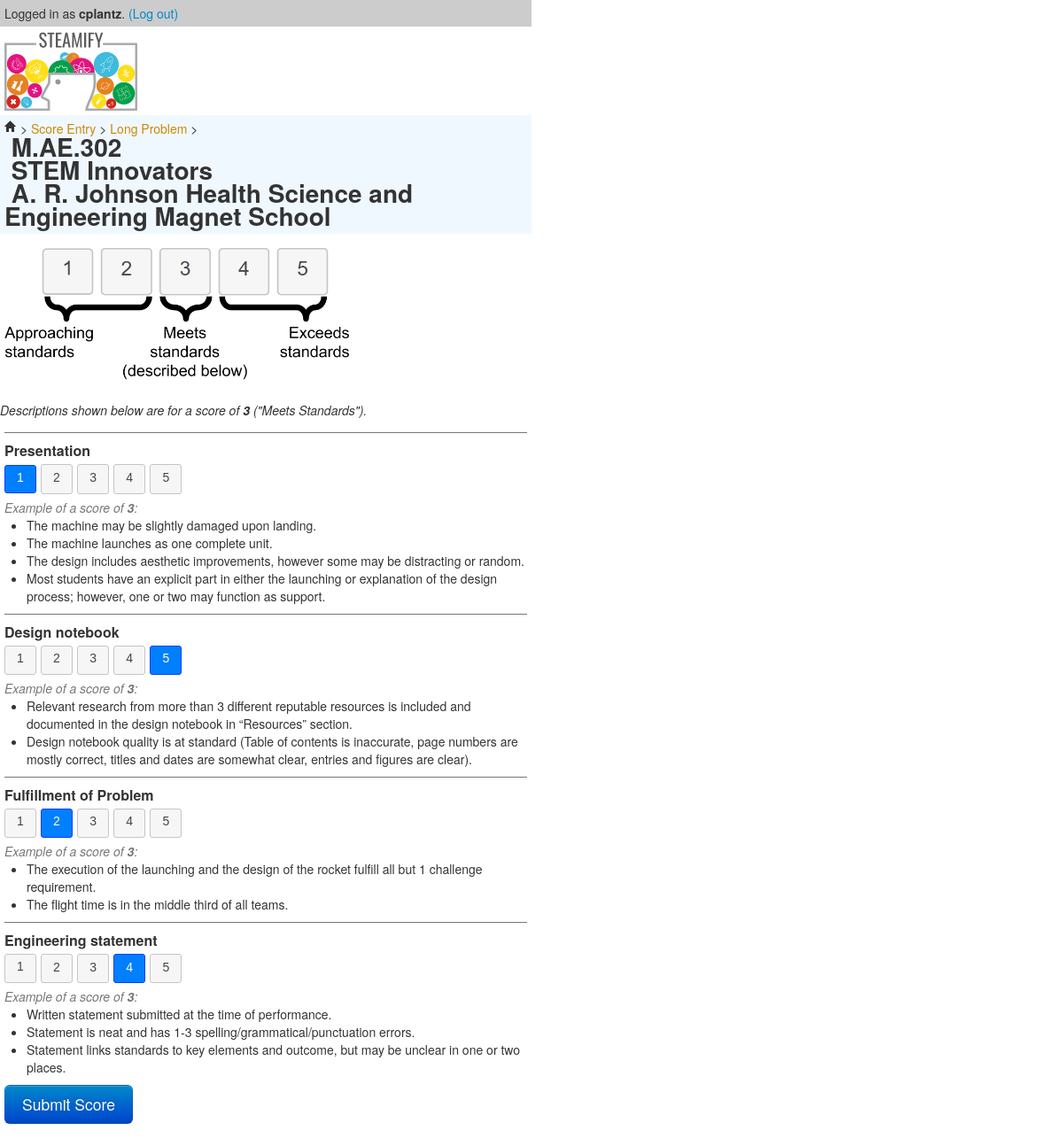
The app's page /steamify/entry/long/M.AE/M.AE.302/edit/47 (signed in) with its own data.
### steamify/models.py (models this page shows, shortened)
class Team(models.Model):
    dotted_id = models.CharField(max_length=20, primary_key=True)
    name = models.CharField(max_length=300)
    school_name = models.CharField(max_length=300)

class Shared(models.Model):
    TLA = "Shared_class_which_only_has_TLA_to_avoid_exceptions"
    spontOrLong = "long"  # override this in spont
    judge = models.ForeignKey(
        User,
        on_delete=models.PROTECT,
        )
    team = models.ForeignKey(
        Team,
        on_delete=models.PROTECT,
        )
    created_at = models.DateTimeField()
    modified_at = models.DateTimeField(null=True)

class AeroMiddle(Shared):
    TLA = "M.AE"
    presentation = standardSteamifyField("""
        The machine may be slightly damaged upon landing.
        The machine launches as one complete unit.
        The design includes aesthetic improvements, however some may be distracting or random.
        Most students have an explicit part in either the launching or explanation of the design process; however, one or two may function as support.
        """)
    design_notebook = standardSteamifyField("""
        Relevant research from more than 3 different reputable resources is included and documented in the design notebook in “Resources” section.
        Design notebook quality is at standard (Table of contents is inaccurate, page numbers are mostly correct, titles and dates are somewhat clear, entries and figures are clear).
		""")
    fulfillment_of_problem = standardSteamifyField("""
        The execution of the launching and the design of the rocket fulfill all but 1 challenge requirement.
        The flight time is in the middle third of all teams.
		""",
        verbose_name="Fulfillment of Problem")
    engineering_statement = standardSteamifyField("""
        Written statement submitted at the time of performance.
        Statement is neat and has 1-3 spelling/grammatical/punctuation errors.
        Statement links standards to key elements and outcome, but may be unclear in one or two places.
		""")

### steamify/views.py (the view)
class GenericUpdate(LoginRequiredMixin, UpdateView):
    template_name = "steamify/generic_score_form.html"
    get_success_url = create_and_update_get_success_url
    def get_context_data(self, **kwargs):
        context = super().get_context_data(**kwargs)
        return addTeamToContext(self, context)

### steamify/views.py (called while the page is built)
def addTeamToContext(selfdata, context):
    context['team'] = Team.objects.get(dotted_id=selfdata.kwargs['full_team_id'])
    return context

### steamify/templates/steamify/generic_score_form.html (shortened to what this page needs)
{% extends "steamify/base.html" %}
{% load static %}
{% load crispy_forms_tags %}
{% block content %}
    <p class="steamify-breadcrumb">
        <a href="{% url 'steamify:steamifyhome' %}"><i class="icon-home"></i> </a>
        &gt;
        <a href="{% url 'steamify:entryhome' %}">Score Entry</a>
        &gt;
        <a href="{% url 'steamify:pickteamname' view.kwargs.spontOrLong %}">
            {% if view.kwargs.spontOrLong == "spont" %}
                Spontaneous
            {% else %}
                Long Problem
            {% endif %}
        </a>
        &gt;<br/>
        <span style="font-size: 2em;"><b>
            &nbsp;{{ team.dotted_id }}<br/>
            &nbsp;{{ team.name }}<br/>
            &nbsp;{{ team.school_name }}
        </b></span>
    </p>
    <p>
        <div style="max-width: 400px;">
            <img src="{% static "steamify/img/score_legend.png" %}" alt="Image: legend of 1 through 5">
        </div>
        <br/>
        <em>Descriptions shown below are for a score of <b>3</b> (&quot;Meets Standards&quot;).</em><br/>
    </p>
    <div class="main-content">
        <div class="rubric-questions">
            <form method="post">
                {{ form|crispy }}
                <input type="submit" value="Submit Score" class="btn btn-large btn-primary">
            </form>
        </div>
    </div>
{% endblock %}

### steamify/templates/steamify/base.html (shortened to what this page needs)
{% load static %}
<!doctype html>
<html lang="en">
<head>
    <link href="{% static 'steamify/js/jquery-ui-1.12.1/jquery-ui.css' %}" rel="stylesheet">
    <link href="{% static 'steamify/css/bootstrap.css' %}" rel="stylesheet">
    <link href="{% static 'steamify/css/steamify.css' %}" rel="stylesheet">
</head>
<body>
    <div style="max-width:600px;">
        {% if user.is_authenticated %}
            <div class="steamify-login-state">
                Logged in as <b>{{ user }}</b>.
                <a href="{% url 'logout' %}">(Log out)</a>
            </div>
        {% endif %}
        <img class="steamify-logo" src="{% static "steamify/img/steamify-logo.png" %}" alt="Image: Steamify Logo">
        {% block content %}{% endblock %}
    </div>
</body>
</html>

### steamify/static/steamify/css/steamify.css (style rules this page uses)
.steamify-login-state { background-color: #ccc; padding:5px; }
.steamify-breadcrumb a { color: #c80; }
.steamify-breadcrumb { background-color: aliceblue; padding: 5px; }
.steamify-logo { padding: 5px; width: 150px; }
.main-content { padding: 5px; }
.rubric-questions .control-group { padding-top: 10px; border-top: 1px solid #777; }
.control-label { font-weight: bold; }
.rubric-questions .control-label { font-size: 16px; }
.ui-checkboxradio-radio-label { padding-left: 13px; padding-right: 13px; }

### records on screen
Team: dotted_id "M.AE.302", name "STEM Innovators", school_name "A. R. Johnson Health Science and Engineering Magnet School"
AeroMiddle: form "Presentation 1 2 3 4 5 Example of a score of 3 : The machine may be slightly damaged upon landing. The machine launches as one complete unit. The design includes aesthetic improvements, however some may be distracting or random. Most students have an explicit part in either the launching or explanation of the design process; however, one or two may function as support. Design notebook 1 2 3 4 5 Example of a score of 3 : Relevant research from more than 3 different reputable resources is included and documented in the design notebook in “Resources” section. Design notebook quality is at standard (Table of contents is inaccurate, page numbers are mostly correct, titles and dates are somewhat…"

### other values on screen
{{ user }} "cplantz"
